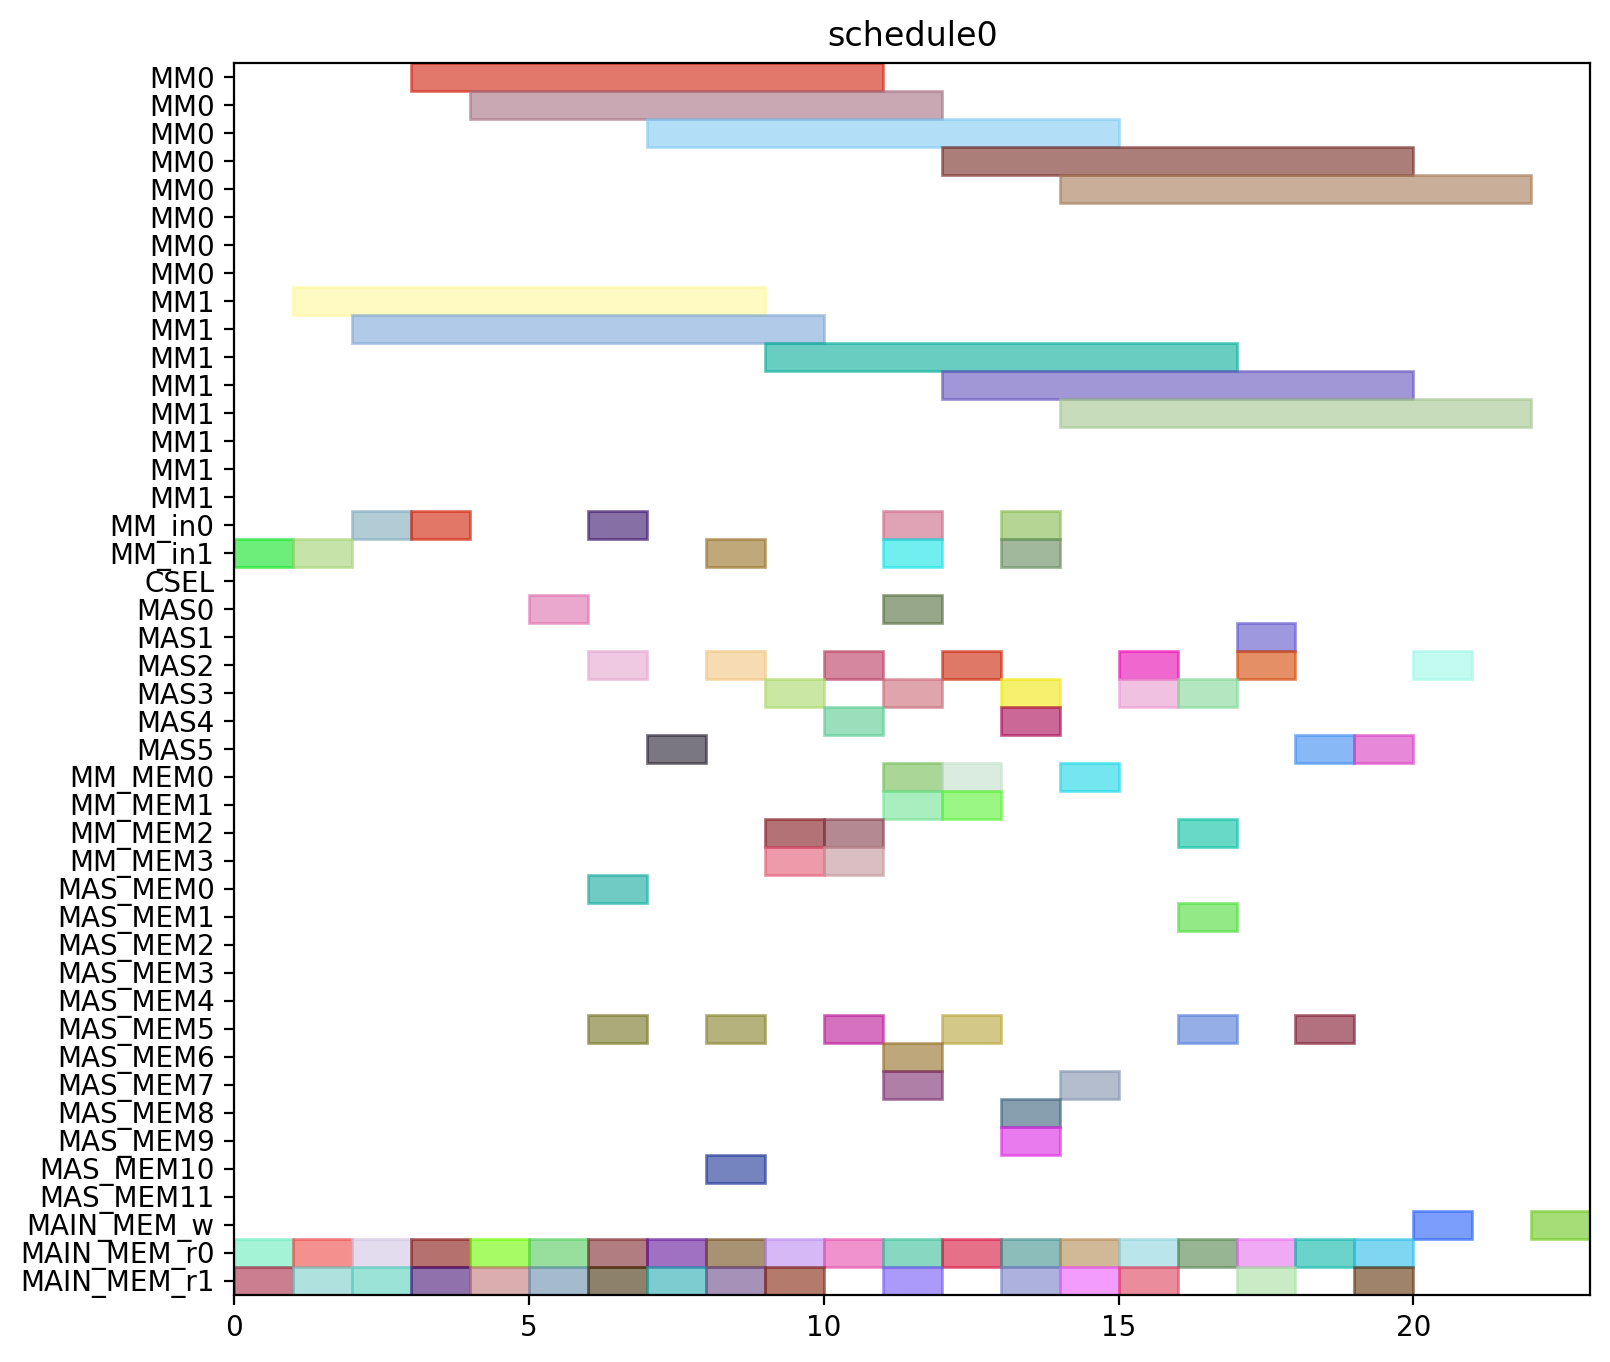

Write the Python code that produced this figure.
from pyschedule import Scenario, solvers, plotters, alt


def solve():
	horizon = 120
	S = Scenario("schedule0", horizon=horizon)

	# resource
	MM = S.Resources('MM', num=2, size=8)
	MM_in = S.Resources('MM_in', num=2)
	CSEL = S.Resource('CSEL')
	MAS = S.Resources('MAS', num=6, size=1, periods=range(1, horizon))
	MM_MEM = S.Resources('MM_MEM', num=4)
	MAS_MEM = S.Resources('MAS_MEM', num=12)
	MAIN_MEM_w = S.Resource('MAIN_MEM_w', size=1)
	MAIN_MEM_r = S.Resources('MAIN_MEM_r', num=2)

	# result of previous scheduling

	# new tasks
	t0_t0 = S.Task('t0_t0', length=8, delay_cost=1)
	t0_t0 += alt(MM)
	t0_t0_in = S.Task('t0_t0_in', length=1, delay_cost=1)
	t0_t0_in += alt(MM_in)
	S += t0_t0_in*MM_in[0]<=t0_t0*MM[0]
	S += t0_t0_in*MM_in[1]<=t0_t0*MM[1]
	t0_t0_mem0 = S.Task('t0_t0_mem0', length=1, delay_cost=1)
	t0_t0_mem0 += MAIN_MEM_r[0]
	S += t0_t0_mem0 <= t0_t0

	t0_t0_mem1 = S.Task('t0_t0_mem1', length=1, delay_cost=1)
	t0_t0_mem1 += MAIN_MEM_r[1]
	S += t0_t0_mem1 <= t0_t0

	t0_t1 = S.Task('t0_t1', length=8, delay_cost=1)
	t0_t1 += alt(MM)
	t0_t1_in = S.Task('t0_t1_in', length=1, delay_cost=1)
	t0_t1_in += alt(MM_in)
	S += t0_t1_in*MM_in[0]<=t0_t1*MM[0]
	S += t0_t1_in*MM_in[1]<=t0_t1*MM[1]
	t0_t1_mem0 = S.Task('t0_t1_mem0', length=1, delay_cost=1)
	t0_t1_mem0 += MAIN_MEM_r[0]
	S += t0_t1_mem0 <= t0_t1

	t0_t1_mem1 = S.Task('t0_t1_mem1', length=1, delay_cost=1)
	t0_t1_mem1 += MAIN_MEM_r[1]
	S += t0_t1_mem1 <= t0_t1

	t0_t2 = S.Task('t0_t2', length=1, delay_cost=1)
	t0_t2 += alt(MAS)
	t0_t2_mem0 = S.Task('t0_t2_mem0', length=1, delay_cost=1)
	t0_t2_mem0 += MAIN_MEM_r[0]
	S += t0_t2_mem0 <= t0_t2

	t0_t2_mem1 = S.Task('t0_t2_mem1', length=1, delay_cost=1)
	t0_t2_mem1 += MAIN_MEM_r[1]
	S += t0_t2_mem1 <= t0_t2

	t0_t3 = S.Task('t0_t3', length=1, delay_cost=1)
	t0_t3 += alt(MAS)
	t0_t3_mem0 = S.Task('t0_t3_mem0', length=1, delay_cost=1)
	t0_t3_mem0 += MAIN_MEM_r[0]
	S += t0_t3_mem0 <= t0_t3

	t0_t3_mem1 = S.Task('t0_t3_mem1', length=1, delay_cost=1)
	t0_t3_mem1 += MAIN_MEM_r[1]
	S += t0_t3_mem1 <= t0_t3

	t2_t0 = S.Task('t2_t0', length=8, delay_cost=1)
	t2_t0 += alt(MM)
	t2_t0_in = S.Task('t2_t0_in', length=1, delay_cost=1)
	t2_t0_in += alt(MM_in)
	S += t2_t0_in*MM_in[0]<=t2_t0*MM[0]
	S += t2_t0_in*MM_in[1]<=t2_t0*MM[1]
	t2_t0_mem0 = S.Task('t2_t0_mem0', length=1, delay_cost=1)
	t2_t0_mem0 += MAIN_MEM_r[0]
	S += t2_t0_mem0 <= t2_t0

	t2_t0_mem1 = S.Task('t2_t0_mem1', length=1, delay_cost=1)
	t2_t0_mem1 += MAIN_MEM_r[1]
	S += t2_t0_mem1 <= t2_t0

	t2_t1 = S.Task('t2_t1', length=8, delay_cost=1)
	t2_t1 += alt(MM)
	t2_t1_in = S.Task('t2_t1_in', length=1, delay_cost=1)
	t2_t1_in += alt(MM_in)
	S += t2_t1_in*MM_in[0]<=t2_t1*MM[0]
	S += t2_t1_in*MM_in[1]<=t2_t1*MM[1]
	t2_t1_mem0 = S.Task('t2_t1_mem0', length=1, delay_cost=1)
	t2_t1_mem0 += MAIN_MEM_r[0]
	S += t2_t1_mem0 <= t2_t1

	t2_t1_mem1 = S.Task('t2_t1_mem1', length=1, delay_cost=1)
	t2_t1_mem1 += MAIN_MEM_r[1]
	S += t2_t1_mem1 <= t2_t1

	t2_t2 = S.Task('t2_t2', length=1, delay_cost=1)
	t2_t2 += alt(MAS)
	t2_t2_mem0 = S.Task('t2_t2_mem0', length=1, delay_cost=1)
	t2_t2_mem0 += MAIN_MEM_r[0]
	S += t2_t2_mem0 <= t2_t2

	t2_t2_mem1 = S.Task('t2_t2_mem1', length=1, delay_cost=1)
	t2_t2_mem1 += MAIN_MEM_r[1]
	S += t2_t2_mem1 <= t2_t2

	t2_t3 = S.Task('t2_t3', length=1, delay_cost=1)
	t2_t3 += alt(MAS)
	t2_t3_mem0 = S.Task('t2_t3_mem0', length=1, delay_cost=1)
	t2_t3_mem0 += MAIN_MEM_r[0]
	S += t2_t3_mem0 <= t2_t3

	t2_t3_mem1 = S.Task('t2_t3_mem1', length=1, delay_cost=1)
	t2_t3_mem1 += MAIN_MEM_r[1]
	S += t2_t3_mem1 <= t2_t3

	t7_t2 = S.Task('t7_t2', length=1, delay_cost=1)
	t7_t2 += alt(MAS)
	t7_t2_mem0 = S.Task('t7_t2_mem0', length=1, delay_cost=1)
	t7_t2_mem0 += MAIN_MEM_r[0]
	S += t7_t2_mem0 <= t7_t2

	t7_t2_mem1 = S.Task('t7_t2_mem1', length=1, delay_cost=1)
	t7_t2_mem1 += MAIN_MEM_r[1]
	S += t7_t2_mem1 <= t7_t2

	t9_t2 = S.Task('t9_t2', length=1, delay_cost=1)
	t9_t2 += alt(MAS)
	t9_t2_mem0 = S.Task('t9_t2_mem0', length=1, delay_cost=1)
	t9_t2_mem0 += MAIN_MEM_r[0]
	S += t9_t2_mem0 <= t9_t2

	t9_t2_mem1 = S.Task('t9_t2_mem1', length=1, delay_cost=1)
	t9_t2_mem1 += MAIN_MEM_r[1]
	S += t9_t2_mem1 <= t9_t2

	t14_t2 = S.Task('t14_t2', length=1, delay_cost=1)
	t14_t2 += alt(MAS)
	t14_t2_mem0 = S.Task('t14_t2_mem0', length=1, delay_cost=1)
	t14_t2_mem0 += MAIN_MEM_r[0]
	S += t14_t2_mem0 <= t14_t2

	t14_t2_mem1 = S.Task('t14_t2_mem1', length=1, delay_cost=1)
	t14_t2_mem1 += MAIN_MEM_r[1]
	S += t14_t2_mem1 <= t14_t2

	new_TZ_t2 = S.Task('new_TZ_t2', length=1, delay_cost=1)
	new_TZ_t2 += alt(MAS)
	new_TZ_t2_mem0 = S.Task('new_TZ_t2_mem0', length=1, delay_cost=1)
	new_TZ_t2_mem0 += MAIN_MEM_r[0]
	S += new_TZ_t2_mem0 <= new_TZ_t2

	new_TZ_t2_mem1 = S.Task('new_TZ_t2_mem1', length=1, delay_cost=1)
	new_TZ_t2_mem1 += MAIN_MEM_r[1]
	S += new_TZ_t2_mem1 <= new_TZ_t2

	t16_t2 = S.Task('t16_t2', length=1, delay_cost=1)
	t16_t2 += alt(MAS)
	t16_t2_mem0 = S.Task('t16_t2_mem0', length=1, delay_cost=1)
	t16_t2_mem0 += MAIN_MEM_r[0]
	S += t16_t2_mem0 <= t16_t2

	t16_t2_mem1 = S.Task('t16_t2_mem1', length=1, delay_cost=1)
	t16_t2_mem1 += MAIN_MEM_r[1]
	S += t16_t2_mem1 <= t16_t2

	t17_t2 = S.Task('t17_t2', length=1, delay_cost=1)
	t17_t2 += alt(MAS)
	t17_t2_mem0 = S.Task('t17_t2_mem0', length=1, delay_cost=1)
	t17_t2_mem0 += MAIN_MEM_r[0]
	S += t17_t2_mem0 <= t17_t2

	t17_t2_mem1 = S.Task('t17_t2_mem1', length=1, delay_cost=1)
	t17_t2_mem1 += MAIN_MEM_r[1]
	S += t17_t2_mem1 <= t17_t2

	t0_t4 = S.Task('t0_t4', length=8, delay_cost=1)
	t0_t4 += alt(MM)
	t0_t4_in = S.Task('t0_t4_in', length=1, delay_cost=1)
	t0_t4_in += alt(MM_in)
	S += t0_t4_in*MM_in[0]<=t0_t4*MM[0]
	S += t0_t4_in*MM_in[1]<=t0_t4*MM[1]
	t0_t4_mem0 = S.Task('t0_t4_mem0', length=1, delay_cost=1)
	t0_t4_mem0 += alt(MAS_MEM)
	S += (t0_t2*MAS[0])-1 < t0_t4_mem0*MAS_MEM[0]
	S += (t0_t2*MAS[1])-1 < t0_t4_mem0*MAS_MEM[2]
	S += (t0_t2*MAS[2])-1 < t0_t4_mem0*MAS_MEM[4]
	S += (t0_t2*MAS[3])-1 < t0_t4_mem0*MAS_MEM[6]
	S += (t0_t2*MAS[4])-1 < t0_t4_mem0*MAS_MEM[8]
	S += (t0_t2*MAS[5])-1 < t0_t4_mem0*MAS_MEM[10]
	S += t0_t4_mem0 <= t0_t4

	t0_t4_mem1 = S.Task('t0_t4_mem1', length=1, delay_cost=1)
	t0_t4_mem1 += alt(MAS_MEM)
	S += (t0_t3*MAS[0])-1 < t0_t4_mem1*MAS_MEM[1]
	S += (t0_t3*MAS[1])-1 < t0_t4_mem1*MAS_MEM[3]
	S += (t0_t3*MAS[2])-1 < t0_t4_mem1*MAS_MEM[5]
	S += (t0_t3*MAS[3])-1 < t0_t4_mem1*MAS_MEM[7]
	S += (t0_t3*MAS[4])-1 < t0_t4_mem1*MAS_MEM[9]
	S += (t0_t3*MAS[5])-1 < t0_t4_mem1*MAS_MEM[11]
	S += t0_t4_mem1 <= t0_t4

	t00 = S.Task('t00', length=1, delay_cost=1)
	t00 += alt(MAS)
	t00_mem0 = S.Task('t00_mem0', length=1, delay_cost=1)
	t00_mem0 += alt(MM_MEM)
	S += (t0_t0*MM[0])-1 < t00_mem0*MM_MEM[0]
	S += (t0_t0*MM[1])-1 < t00_mem0*MM_MEM[2]
	S += t00_mem0 <= t00

	t00_mem1 = S.Task('t00_mem1', length=1, delay_cost=1)
	t00_mem1 += alt(MM_MEM)
	S += (t0_t1*MM[0])-1 < t00_mem1*MM_MEM[1]
	S += (t0_t1*MM[1])-1 < t00_mem1*MM_MEM[3]
	S += t00_mem1 <= t00

	t0_t5 = S.Task('t0_t5', length=1, delay_cost=1)
	t0_t5 += alt(MAS)
	t0_t5_mem0 = S.Task('t0_t5_mem0', length=1, delay_cost=1)
	t0_t5_mem0 += alt(MM_MEM)
	S += (t0_t0*MM[0])-1 < t0_t5_mem0*MM_MEM[0]
	S += (t0_t0*MM[1])-1 < t0_t5_mem0*MM_MEM[2]
	S += t0_t5_mem0 <= t0_t5

	t0_t5_mem1 = S.Task('t0_t5_mem1', length=1, delay_cost=1)
	t0_t5_mem1 += alt(MM_MEM)
	S += (t0_t1*MM[0])-1 < t0_t5_mem1*MM_MEM[1]
	S += (t0_t1*MM[1])-1 < t0_t5_mem1*MM_MEM[3]
	S += t0_t5_mem1 <= t0_t5

	t2_t4 = S.Task('t2_t4', length=8, delay_cost=1)
	t2_t4 += alt(MM)
	t2_t4_in = S.Task('t2_t4_in', length=1, delay_cost=1)
	t2_t4_in += alt(MM_in)
	S += t2_t4_in*MM_in[0]<=t2_t4*MM[0]
	S += t2_t4_in*MM_in[1]<=t2_t4*MM[1]
	t2_t4_mem0 = S.Task('t2_t4_mem0', length=1, delay_cost=1)
	t2_t4_mem0 += alt(MAS_MEM)
	S += (t2_t2*MAS[0])-1 < t2_t4_mem0*MAS_MEM[0]
	S += (t2_t2*MAS[1])-1 < t2_t4_mem0*MAS_MEM[2]
	S += (t2_t2*MAS[2])-1 < t2_t4_mem0*MAS_MEM[4]
	S += (t2_t2*MAS[3])-1 < t2_t4_mem0*MAS_MEM[6]
	S += (t2_t2*MAS[4])-1 < t2_t4_mem0*MAS_MEM[8]
	S += (t2_t2*MAS[5])-1 < t2_t4_mem0*MAS_MEM[10]
	S += t2_t4_mem0 <= t2_t4

	t2_t4_mem1 = S.Task('t2_t4_mem1', length=1, delay_cost=1)
	t2_t4_mem1 += alt(MAS_MEM)
	S += (t2_t3*MAS[0])-1 < t2_t4_mem1*MAS_MEM[1]
	S += (t2_t3*MAS[1])-1 < t2_t4_mem1*MAS_MEM[3]
	S += (t2_t3*MAS[2])-1 < t2_t4_mem1*MAS_MEM[5]
	S += (t2_t3*MAS[3])-1 < t2_t4_mem1*MAS_MEM[7]
	S += (t2_t3*MAS[4])-1 < t2_t4_mem1*MAS_MEM[9]
	S += (t2_t3*MAS[5])-1 < t2_t4_mem1*MAS_MEM[11]
	S += t2_t4_mem1 <= t2_t4

	t20 = S.Task('t20', length=1, delay_cost=1)
	t20 += alt(MAS)
	t20_mem0 = S.Task('t20_mem0', length=1, delay_cost=1)
	t20_mem0 += alt(MM_MEM)
	S += (t2_t0*MM[0])-1 < t20_mem0*MM_MEM[0]
	S += (t2_t0*MM[1])-1 < t20_mem0*MM_MEM[2]
	S += t20_mem0 <= t20

	t20_mem1 = S.Task('t20_mem1', length=1, delay_cost=1)
	t20_mem1 += alt(MM_MEM)
	S += (t2_t1*MM[0])-1 < t20_mem1*MM_MEM[1]
	S += (t2_t1*MM[1])-1 < t20_mem1*MM_MEM[3]
	S += t20_mem1 <= t20

	t2_t5 = S.Task('t2_t5', length=1, delay_cost=1)
	t2_t5 += alt(MAS)
	t2_t5_mem0 = S.Task('t2_t5_mem0', length=1, delay_cost=1)
	t2_t5_mem0 += alt(MM_MEM)
	S += (t2_t0*MM[0])-1 < t2_t5_mem0*MM_MEM[0]
	S += (t2_t0*MM[1])-1 < t2_t5_mem0*MM_MEM[2]
	S += t2_t5_mem0 <= t2_t5

	t2_t5_mem1 = S.Task('t2_t5_mem1', length=1, delay_cost=1)
	t2_t5_mem1 += alt(MM_MEM)
	S += (t2_t1*MM[0])-1 < t2_t5_mem1*MM_MEM[1]
	S += (t2_t1*MM[1])-1 < t2_t5_mem1*MM_MEM[3]
	S += t2_t5_mem1 <= t2_t5

	t01 = S.Task('t01', length=1, delay_cost=1)
	t01 += alt(MAS)
	t01_mem0 = S.Task('t01_mem0', length=1, delay_cost=1)
	t01_mem0 += alt(MM_MEM)
	S += (t0_t4*MM[0])-1 < t01_mem0*MM_MEM[0]
	S += (t0_t4*MM[1])-1 < t01_mem0*MM_MEM[2]
	S += t01_mem0 <= t01

	t01_mem1 = S.Task('t01_mem1', length=1, delay_cost=1)
	t01_mem1 += alt(MAS_MEM)
	S += (t0_t5*MAS[0])-1 < t01_mem1*MAS_MEM[1]
	S += (t0_t5*MAS[1])-1 < t01_mem1*MAS_MEM[3]
	S += (t0_t5*MAS[2])-1 < t01_mem1*MAS_MEM[5]
	S += (t0_t5*MAS[3])-1 < t01_mem1*MAS_MEM[7]
	S += (t0_t5*MAS[4])-1 < t01_mem1*MAS_MEM[9]
	S += (t0_t5*MAS[5])-1 < t01_mem1*MAS_MEM[11]
	S += t01_mem1 <= t01

	t10 = S.Task('t10', length=1, delay_cost=1)
	t10 += alt(MAS)
	t10_mem0 = S.Task('t10_mem0', length=1, delay_cost=1)
	t10_mem0 += MAIN_MEM_r[0]
	S += t10_mem0 <= t10

	t10_mem1 = S.Task('t10_mem1', length=1, delay_cost=1)
	t10_mem1 += alt(MAS_MEM)
	S += (t00*MAS[0])-1 < t10_mem1*MAS_MEM[1]
	S += (t00*MAS[1])-1 < t10_mem1*MAS_MEM[3]
	S += (t00*MAS[2])-1 < t10_mem1*MAS_MEM[5]
	S += (t00*MAS[3])-1 < t10_mem1*MAS_MEM[7]
	S += (t00*MAS[4])-1 < t10_mem1*MAS_MEM[9]
	S += (t00*MAS[5])-1 < t10_mem1*MAS_MEM[11]
	S += t10_mem1 <= t10

	t21 = S.Task('t21', length=1, delay_cost=1)
	t21 += alt(MAS)
	t21_mem0 = S.Task('t21_mem0', length=1, delay_cost=1)
	t21_mem0 += alt(MM_MEM)
	S += (t2_t4*MM[0])-1 < t21_mem0*MM_MEM[0]
	S += (t2_t4*MM[1])-1 < t21_mem0*MM_MEM[2]
	S += t21_mem0 <= t21

	t21_mem1 = S.Task('t21_mem1', length=1, delay_cost=1)
	t21_mem1 += alt(MAS_MEM)
	S += (t2_t5*MAS[0])-1 < t21_mem1*MAS_MEM[1]
	S += (t2_t5*MAS[1])-1 < t21_mem1*MAS_MEM[3]
	S += (t2_t5*MAS[2])-1 < t21_mem1*MAS_MEM[5]
	S += (t2_t5*MAS[3])-1 < t21_mem1*MAS_MEM[7]
	S += (t2_t5*MAS[4])-1 < t21_mem1*MAS_MEM[9]
	S += (t2_t5*MAS[5])-1 < t21_mem1*MAS_MEM[11]
	S += t21_mem1 <= t21

	t30 = S.Task('t30', length=1, delay_cost=1)
	t30 += alt(MAS)
	t30_mem0 = S.Task('t30_mem0', length=1, delay_cost=1)
	t30_mem0 += MAIN_MEM_r[0]
	S += t30_mem0 <= t30

	t30_mem1 = S.Task('t30_mem1', length=1, delay_cost=1)
	t30_mem1 += alt(MAS_MEM)
	S += (t20*MAS[0])-1 < t30_mem1*MAS_MEM[1]
	S += (t20*MAS[1])-1 < t30_mem1*MAS_MEM[3]
	S += (t20*MAS[2])-1 < t30_mem1*MAS_MEM[5]
	S += (t20*MAS[3])-1 < t30_mem1*MAS_MEM[7]
	S += (t20*MAS[4])-1 < t30_mem1*MAS_MEM[9]
	S += (t20*MAS[5])-1 < t30_mem1*MAS_MEM[11]
	S += t30_mem1 <= t30

	t11 = S.Task('t11', length=1, delay_cost=1)
	t11 += alt(MAS)
	t11_mem0 = S.Task('t11_mem0', length=1, delay_cost=1)
	t11_mem0 += MAIN_MEM_r[0]
	S += t11_mem0 <= t11

	t11_mem1 = S.Task('t11_mem1', length=1, delay_cost=1)
	t11_mem1 += alt(MAS_MEM)
	S += (t01*MAS[0])-1 < t11_mem1*MAS_MEM[1]
	S += (t01*MAS[1])-1 < t11_mem1*MAS_MEM[3]
	S += (t01*MAS[2])-1 < t11_mem1*MAS_MEM[5]
	S += (t01*MAS[3])-1 < t11_mem1*MAS_MEM[7]
	S += (t01*MAS[4])-1 < t11_mem1*MAS_MEM[9]
	S += (t01*MAS[5])-1 < t11_mem1*MAS_MEM[11]
	S += t11_mem1 <= t11

	t31 = S.Task('t31', length=1, delay_cost=1)
	t31 += alt(MAS)
	t31_mem0 = S.Task('t31_mem0', length=1, delay_cost=1)
	t31_mem0 += MAIN_MEM_r[0]
	S += t31_mem0 <= t31

	t31_mem1 = S.Task('t31_mem1', length=1, delay_cost=1)
	t31_mem1 += alt(MAS_MEM)
	S += (t21*MAS[0])-1 < t31_mem1*MAS_MEM[1]
	S += (t21*MAS[1])-1 < t31_mem1*MAS_MEM[3]
	S += (t21*MAS[2])-1 < t31_mem1*MAS_MEM[5]
	S += (t21*MAS[3])-1 < t31_mem1*MAS_MEM[7]
	S += (t21*MAS[4])-1 < t31_mem1*MAS_MEM[9]
	S += (t21*MAS[5])-1 < t31_mem1*MAS_MEM[11]
	S += t31_mem1 <= t31

	c010 = S.Task('c010', length=8, delay_cost=1)
	c010 += alt(MM)
	c010_in = S.Task('c010_in', length=1, delay_cost=1)
	c010_in += alt(MM_in)
	S += c010_in*MM_in[0]<=c010*MM[0]
	S += c010_in*MM_in[1]<=c010*MM[1]
	S += 0<c010

	c010_w = S.Task('c010_w', length=1, delay_cost=1)
	c010_w += alt(MAIN_MEM_w)
	S += c010 <= c010_w

	c010_mem0 = S.Task('c010_mem0', length=1, delay_cost=1)
	c010_mem0 += alt(MAS_MEM)
	S += (t30*MAS[0])-1 < c010_mem0*MAS_MEM[0]
	S += (t30*MAS[1])-1 < c010_mem0*MAS_MEM[2]
	S += (t30*MAS[2])-1 < c010_mem0*MAS_MEM[4]
	S += (t30*MAS[3])-1 < c010_mem0*MAS_MEM[6]
	S += (t30*MAS[4])-1 < c010_mem0*MAS_MEM[8]
	S += (t30*MAS[5])-1 < c010_mem0*MAS_MEM[10]
	S += c010_mem0 <= c010

	c010_mem1 = S.Task('c010_mem1', length=1, delay_cost=1)
	c010_mem1 += MAIN_MEM_r[1]
	S += c010_mem1 <= c010

	c200 = S.Task('c200', length=8, delay_cost=1)
	c200 += alt(MM)
	c200_in = S.Task('c200_in', length=1, delay_cost=1)
	c200_in += alt(MM_in)
	S += c200_in*MM_in[0]<=c200*MM[0]
	S += c200_in*MM_in[1]<=c200*MM[1]
	S += 0<c200

	c200_w = S.Task('c200_w', length=1, delay_cost=1)
	c200_w += alt(MAIN_MEM_w)
	S += c200 <= c200_w

	c200_mem0 = S.Task('c200_mem0', length=1, delay_cost=1)
	c200_mem0 += alt(MAS_MEM)
	S += (t10*MAS[0])-1 < c200_mem0*MAS_MEM[0]
	S += (t10*MAS[1])-1 < c200_mem0*MAS_MEM[2]
	S += (t10*MAS[2])-1 < c200_mem0*MAS_MEM[4]
	S += (t10*MAS[3])-1 < c200_mem0*MAS_MEM[6]
	S += (t10*MAS[4])-1 < c200_mem0*MAS_MEM[8]
	S += (t10*MAS[5])-1 < c200_mem0*MAS_MEM[10]
	S += c200_mem0 <= c200

	c200_mem1 = S.Task('c200_mem1', length=1, delay_cost=1)
	c200_mem1 += MAIN_MEM_r[1]
	S += c200_mem1 <= c200

	t16_t0 = S.Task('t16_t0', length=8, delay_cost=1)
	t16_t0 += alt(MM)
	t16_t0_in = S.Task('t16_t0_in', length=1, delay_cost=1)
	t16_t0_in += alt(MM_in)
	S += t16_t0_in*MM_in[0]<=t16_t0*MM[0]
	S += t16_t0_in*MM_in[1]<=t16_t0*MM[1]
	t16_t0_mem0 = S.Task('t16_t0_mem0', length=1, delay_cost=1)
	t16_t0_mem0 += MAIN_MEM_r[0]
	S += t16_t0_mem0 <= t16_t0

	t16_t0_mem1 = S.Task('t16_t0_mem1', length=1, delay_cost=1)
	t16_t0_mem1 += alt(MAS_MEM)
	S += (t30*MAS[0])-1 < t16_t0_mem1*MAS_MEM[1]
	S += (t30*MAS[1])-1 < t16_t0_mem1*MAS_MEM[3]
	S += (t30*MAS[2])-1 < t16_t0_mem1*MAS_MEM[5]
	S += (t30*MAS[3])-1 < t16_t0_mem1*MAS_MEM[7]
	S += (t30*MAS[4])-1 < t16_t0_mem1*MAS_MEM[9]
	S += (t30*MAS[5])-1 < t16_t0_mem1*MAS_MEM[11]
	S += t16_t0_mem1 <= t16_t0

	t17_t0 = S.Task('t17_t0', length=8, delay_cost=1)
	t17_t0 += alt(MM)
	t17_t0_in = S.Task('t17_t0_in', length=1, delay_cost=1)
	t17_t0_in += alt(MM_in)
	S += t17_t0_in*MM_in[0]<=t17_t0*MM[0]
	S += t17_t0_in*MM_in[1]<=t17_t0*MM[1]
	t17_t0_mem0 = S.Task('t17_t0_mem0', length=1, delay_cost=1)
	t17_t0_mem0 += MAIN_MEM_r[0]
	S += t17_t0_mem0 <= t17_t0

	t17_t0_mem1 = S.Task('t17_t0_mem1', length=1, delay_cost=1)
	t17_t0_mem1 += alt(MAS_MEM)
	S += (t10*MAS[0])-1 < t17_t0_mem1*MAS_MEM[1]
	S += (t10*MAS[1])-1 < t17_t0_mem1*MAS_MEM[3]
	S += (t10*MAS[2])-1 < t17_t0_mem1*MAS_MEM[5]
	S += (t10*MAS[3])-1 < t17_t0_mem1*MAS_MEM[7]
	S += (t10*MAS[4])-1 < t17_t0_mem1*MAS_MEM[9]
	S += (t10*MAS[5])-1 < t17_t0_mem1*MAS_MEM[11]
	S += t17_t0_mem1 <= t17_t0

	solvers.mip.solve(S,msg=1,kind='CPLEX',ratio_gap=1.01)

	solution = [['hoge']*len(S.solution()[1]) for i in range(len(S.solution()))]
	for i in range(len(S.solution())):
		for j in range(len(S.solution()[i])):
			solution[i][j]=str(S.solution()[i][j])
	print(solution)

	cycles = int(solution[-1][3])

	pic_file_name = "/home/mfukuda/ABE/multiRAM_multiMAS_16mux/scheduling_result/stage8MM2_stage1MAS6/EP2_ADD_w_EVAL/schedule0.png"
	if(S.solution() != []):
		plotters.matplotlib.plot(S,img_filename=pic_file_name, show_task_labels=False, fig_size=(cycles*0.25+3, 8))

	return solution
